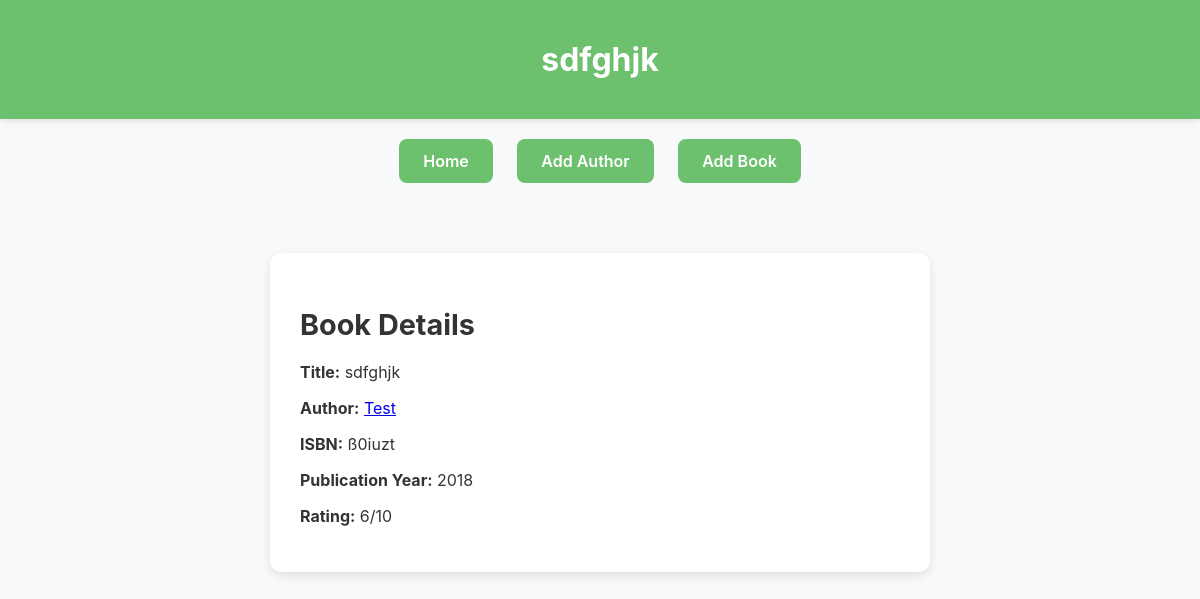
Page /book/3 on the committed database.
### data_models.py (models this page shows, shortened)
class Book(db.Model):
    __tablename__ = 'book'
    __table_args__ = {'extend_existing': True}
    id = db.Column(db.Integer, primary_key=True)
    isbn = db.Column(db.String(20), unique=True, nullable=False)
    title = db.Column(db.String(200), nullable=False)
    publication_year = db.Column(db.String(4))
    rating = db.Column(db.Integer)  # Neue Spalte
    author_id = db.Column(db.Integer, db.ForeignKey("author.id"), nullable=False)
    author = db.relationship("Author", backref="books")

class Author(db.Model):
    __tablename__ = 'author'
    __table_args__ = {'extend_existing': True}
    id = db.Column(db.Integer, primary_key=True)
    name = db.Column(db.String(100), nullable=False)
    birth_date = db.Column(db.String(20))
    date_of_death = db.Column(db.String(20))

### app.py (the view)
@app.route("/book/<int:book_id>")
def book_detail(book_id):
    book = Book.query.get_or_404(book_id)
    return render_template("book_detail.html", book=book)

### templates/book_detail.html (shortened to what this page needs)
<!DOCTYPE html>
<html lang="en">
<head>
  <link rel="stylesheet" href="{{ url_for('static', filename='style.css') }}">
</head>
<body>
  <header>{{ book.title }}</header>
  <div class="navbar">
    <a href="{{ url_for('home') }}" class="nav-btn">Home</a>
    <a href="{{ url_for('add_author') }}" class="nav-btn">Add Author</a>
    <a href="{{ url_for('add_book') }}" class="nav-btn">Add Book</a>
  </div>
  <div class="container">
    <h2 class="detail-header">Book Details</h2>
    <p><strong>Title:</strong> {{ book.title }}</p>
    <p><strong>Author:</strong>
      <a href="{{ url_for('author_detail', author_id=book.author.id) }}">
        {{ book.author.name }}
      </a>
    </p>
    <p><strong>ISBN:</strong> {{ book.isbn }}</p>
    <p><strong>Publication Year:</strong> {{ book.publication_year }}</p>
    {% if book.rating %}
      <p><strong>Rating:</strong> {{ book.rating }}/10</p>
    {% endif %}
  </div>
</body>
</html>

### static/style.css (style rules this page uses)
body { font-family: 'Inter', sans-serif; margin: 0; background-color: #f8f9fa; color: #333; }
header { background-color: #6cc06e; color: white; text-align: center; padding: 40px 0; font-size: 2rem; font-weight: bold; box-shadow: 0 2px 6px rgba(0,0,0,0.1); }
.container { max-width: 600px; margin: 50px auto; background: white; padding: 30px; border-radius: 12px; box-shadow: 0 4px 10px rgba(0,0,0,0.1); }
.nav-btn { display: inline-block; margin: 0 10px; padding: 12px 24px; background-color: #6cc06e; color: white; text-decoration: none; border-radius: 8px; font-weight: 600; transition: all 0.2s; }
.navbar { text-align: center; padding: 20px; }
.detail-header { font-size: 1.8rem; margin-bottom: 20px; color: #333; }

### rows in the picture
Book: title "sdfghjk", isbn "ß0iuzt", publication_year "2018", rating "6"
Author: author.name "Test"
